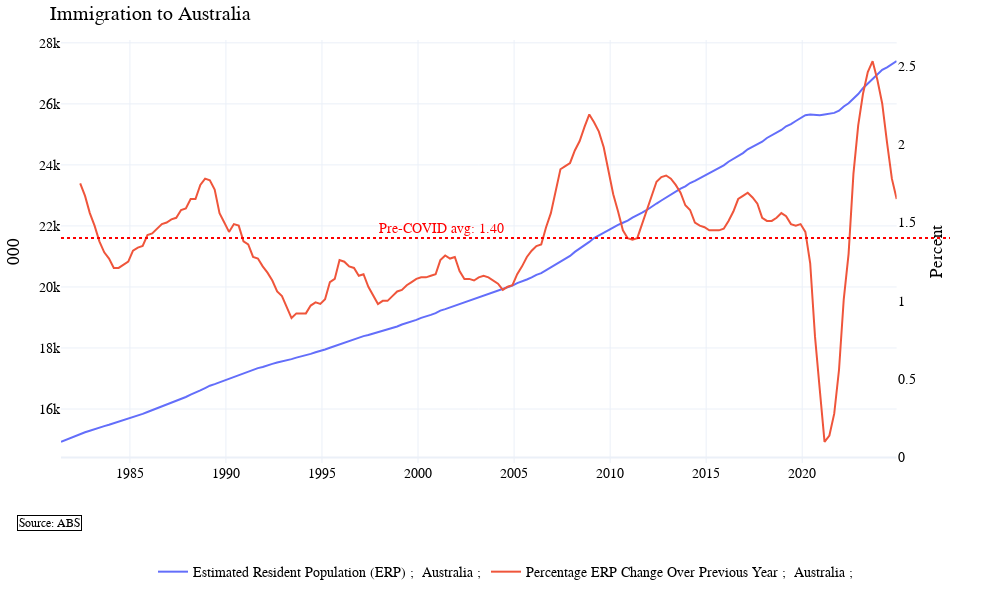

Write notebook code for a chart like this one.
### Markdown cell above
## Immigration Data from ABS

### Code cell
fig = watchlist.plot_watchlist(['A2133251W'], ['A2133256J'], template="plotly_white", title="Immigration to Australia")

pre_covid = watchlist["watchlist_datasets"]['A2133256J'].loc[:'2020-01-01']
pre_covid_av = pre_covid.mean()
pre_covid_av

# Add a dotted horizontal line on the secondary y-axis at pre_covid_av
fig.add_shape(
    type="line",
    xref="paper", x0=0, x1=1,
    yref="y2", y0=pre_covid_av, y1=pre_covid_av,
    line=dict(color="red", dash="dot"),
)
# Add an annotation on the right end of the secondary axis
fig.add_annotation(
    x=0.5, xref="paper",
    y=pre_covid_av, yref="y2",
    text=f"Pre-COVID avg: {pre_covid_av:.2f}",
    showarrow=False,
    xanchor="right",
    yanchor="bottom",
    font=dict(color="red")
)

fig.show()

### Figure 1 — Plotly figure (JSON) as saved in the notebook; plotly's stock layout.template omitted (floating-point values rounded to 4 significant figures; data arrays with more than 128 entries replaced by an {"elided": "..."} marker saying what was removed)
{"data": [{"mode": "lines", "name": "Estimated Resident Population (ERP) ;  Australia ;", "type": "scatter", "x": {"elided": "175 str values"}, "xaxis": "x", "y": {"elided": "175 float values"}, "yaxis": "y"}, {"mode": "lines", "name": "Percentage ERP Change Over Previous Year ;  Australia ;", "type": "scatter", "x": {"elided": "175 str values"}, "xaxis": "x", "y": {"elided": "175 float values"}, "yaxis": "y2"}], "layout": {"annotations": [{"align": "left", "bgcolor": "white", "bordercolor": "black", "borderwidth": 1, "font": {"color": "black", "size": 12}, "showarrow": false, "text": "Source: ABS", "x": -0.05, "xref": "paper", "y": -0.16, "yref": "paper"}, {"font": {"color": "red"}, "showarrow": false, "text": "Pre-COVID avg: 1.40", "x": 0.5, "xanchor": "right", "xref": "paper", "y": 1.401, "yanchor": "bottom", "yref": "y2"}], "font": {"color": "black", "family": "Arial, sans-serif", "size": 14}, "height": 600, "hovermode": "x unified", "legend": {"bgcolor": "rgba(255,255,255,0)", "bordercolor": "rgba(255,255,255,0)", "orientation": "h", "x": 0.5, "xanchor": "center", "y": -0.22, "yanchor": "top"}, "margin": {"b": 110, "l": 50, "r": 50, "t": 40}, "shapes": [{"line": {"color": "red", "dash": "dot"}, "type": "line", "x0": 0, "x1": 1, "xref": "paper", "y0": 1.401, "y1": 1.401, "yref": "y2"}], "title": {"text": "Immigration to Australia"}, "width": 1000, "xaxis": {"anchor": "y", "domain": [0, 0.94]}, "yaxis": {"anchor": "x", "domain": [0, 1], "title": {"text": "000"}, "type": "linear"}, "yaxis2": {"anchor": "x", "overlaying": "y", "showgrid": false, "side": "right", "title": {"text": "Percent"}, "type": "linear"}}}
